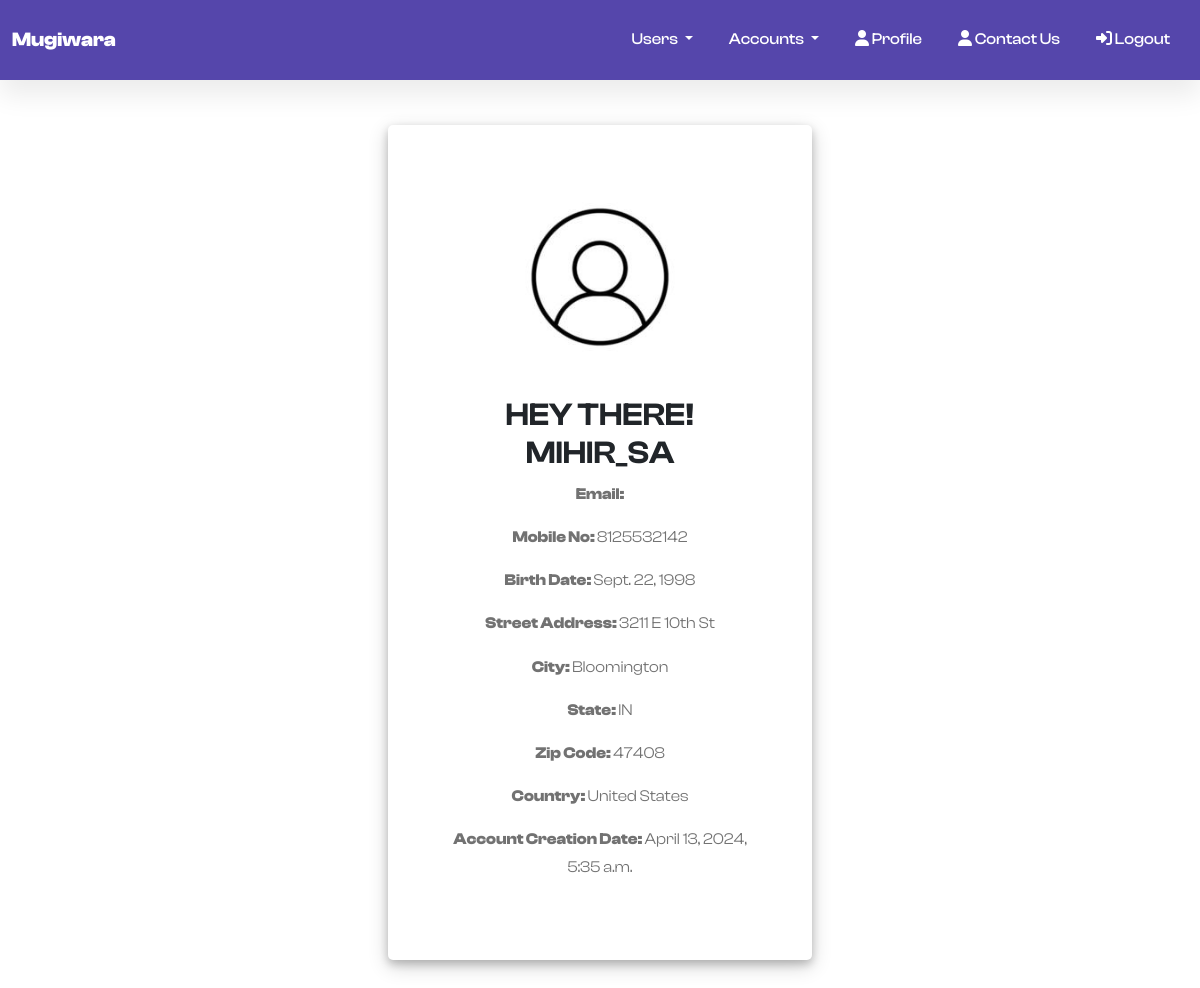
Screenshot of /profile/ (signed in) with the database file from the repository.
### users/models.py (models this page shows, shortened)
class BankingUser(models.Model):
    User_types = {
        'iu_re': 'Regular Employee',
        'iu_sm': 'System Manager',
        'iu_sa': 'System Administrator',
        'eu_cust': 'Customer',
        'eu_mo': 'Merchant/Organization',
    }
    modification_status = {
        'pending': 'Waiting for Approval',
        'rejected': 'Rejected',
        'approved': 'Approved'
    }
    requesting_deletion = {
        'yes': 'Yes',
        'no': 'No'
    }
    user = models.OneToOneField(User, on_delete = models.CASCADE, related_name = 'user')
    usertype = models.CharField(max_length = 256, choices = User_types)
    dob = models.DateField(default = None, blank = True, null = True)
    mobile_number = models.CharField(max_length = 256, default=None, blank=True, null = True)
    street_address = models.CharField(max_length = 512, default=None, blank=True, null = True)
    city = models.CharField(max_length = 128, default=None, blank=True, null = True)
    state = models.CharField(max_length = 128, default=None, blank=True, null = True)
    zip_code = models.CharField(max_length = 10, default=None, blank=True, null = True)
    country = models.CharField(max_length = 256, default=None, blank=True, null = True)
    account_created = models.DateTimeField(auto_now_add = True, null = True)
    user_handler = models.ForeignKey("BankingUser", on_delete = models.CASCADE, related_name = 'internal_user', blank=True, null = True)
    pd_modification_status = models.CharField(max_length = 128, choices = modification_status, blank=True, null = True)
    pd_modified = models.DateTimeField(auto_now = True, blank=True, null = True)
    deletion = models.CharField(max_length = 128, choices = requesting_deletion, blank=True, null = True, default = 'no')
    deletion_status = models.CharField(max_length = 128, choices = modification_status, blank=True, null = True)

### users/views.py (the view)
# urls.py: path('profile/', views.profile, name = 'profile'),
@login_required
def profile(request):
    user = request.user
    banking_user = BankingUser.objects.get(user = user)
    context = {
        'user': user,
        'banking_user': banking_user,
    }
    return render(request, 'users/profile.html', context)

### users/templates/users/profile.html (shortened to what this page needs)
{% extends 'users/base.html' %}
{% load crispy_forms_tags %}
{% block content %}
<!DOCTYPE html>
<html lang="en">
<head>
    <link rel="stylesheet" href="../../static/users/asset/css/profile_update.css">
</head>
<body>
    <div class="container forget-password">
        <div class="row">
            <div class="col-md-12 col-md-offset-4">
                <div class="panel panel-default">
                    <div class="panel-body">
                        <div class="text-center">
                            <img src="../../static/users/asset/images/profile.jpeg" alt="profile-picture" border="0">
                            <h2 class="text-center text-uppercase">Hey There! {{ user }}</h2>
                            <p><strong>Email: </strong> {{ user.email }}</p>
                            <p><strong>Mobile No: </strong>{{ banking_user.mobile_number }}</p>
                            <p><strong>Birth Date: </strong>{{ banking_user.dob }}</p>
                            <p><strong>Street Address: </strong>{{banking_user.street_address}}</p>
                            <p><strong>City: </strong>{{banking_user.city}}</p>
                            <p><strong>State: </strong>{{banking_user.state}}</p>
                            <p><strong>Zip Code: </strong>{{banking_user.zip_code}}</p>
                            <p><strong>Country: </strong>{{banking_user.country}}</p>
                            <p><strong>Account Creation Date: </strong>{{banking_user.account_created}}</p>
                        </div>
                    </div>
                </div>
            </div>
        </div>
    </div>
</body>
</html>
{% endblock %}

### users/static/users/asset/css/style.css (style rules this page uses)
:root { --c-dark: #212529; --c-brand: #4e57d4; --c-brand-light: #6970dd; --c-brand-rgb: 78, 87, 212; --c-body: #727272; --font-base: "ClashDisplay", sans-serif; --box-shadow: 0px 15px 25px rgba(0,0,0,0.08); --transition: all 0.5s ease; }
body { font-family: var(--font-base); line-height: 1.7; color: var(--c-body); }
h1, h2, h3,h4, h5, h6, .h1, .h2, .h3, .h4, .h5, .h6 { font-weight: 600; color: var(--c-dark); }
img { max-width: 100%; height: auto; }

### users/static/users/asset/css/profile_update.css (style rules this page uses)
.forget-password .panel-default { padding: 31%; margin-top: -27%; }
.forget-password .panel-body { padding: 15%; margin-bottom: -50%; background: #fff; border-radius: 5px; -webkit-box-shadow: 0 4px 8px 0 rgba(0, 0, 0, 0.2), 0 6px 20px 0 rgba(0, 0, 0, 0.19); }
img { width: 40%; margin-bottom: 10%; }
img { width: 60%; margin-bottom: 10%; }
.text-uppercase { text-transform: uppercase; }

### rows the page displays
BankingUser: mobile_number "8125532142", dob "Sept. 22, 1998", street_address "3211 E 10th St", city "Bloomington", state "IN", zip_code "47408", country "United States", account_created "April 13, 2024, 5:35 a.m."

### other values shown
{{ user }} "MIHIR_SA"
